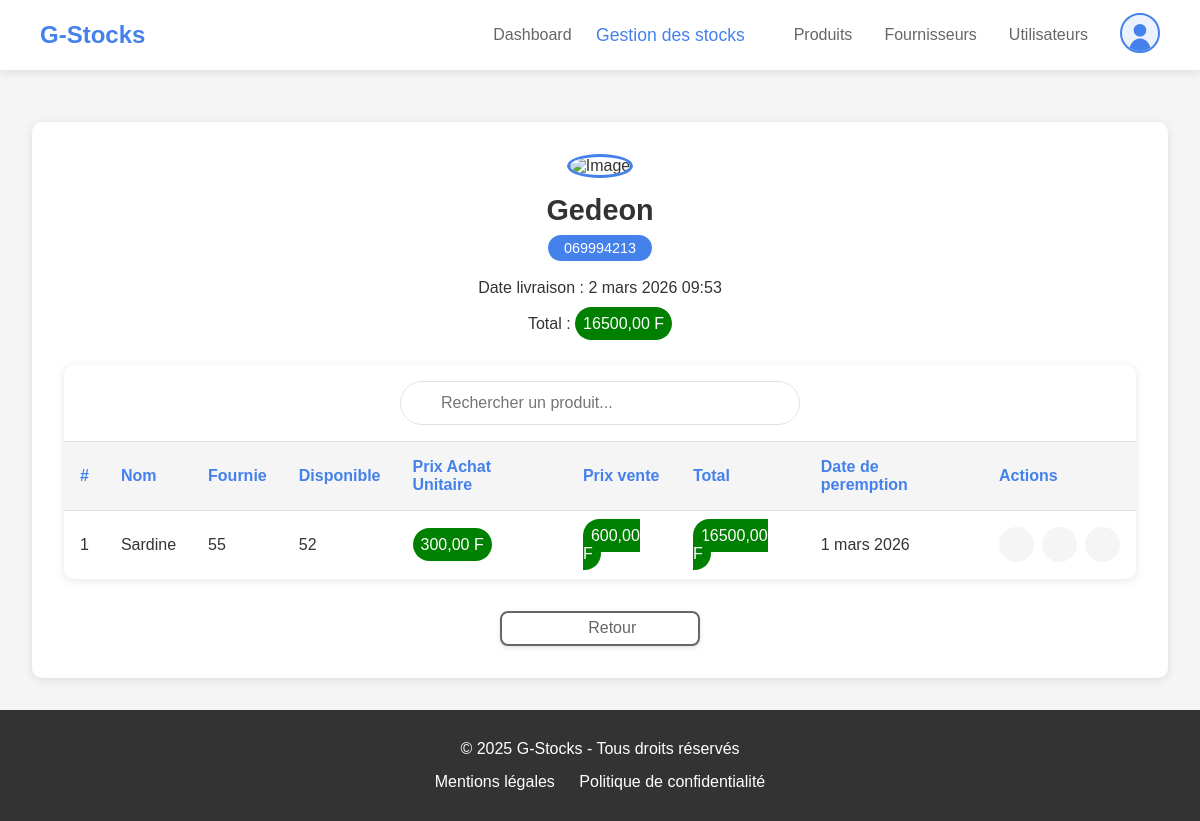
The app's page /listeDesProduitsEntrees/1 (signed in) with its own data.
### stocks/models.py (models this page shows, shortened)
class Entree(models.Model):
    fournisseur = models.ForeignKey(Fournisseur, on_delete=models.CASCADE, related_name="produits")
    prixTotal = models.DecimalField(max_digits=10, decimal_places=2)
    user = models.ForeignKey(User, on_delete=models.CASCADE, related_name="utilisateurs")
    date = models.DateTimeField(auto_now_add=True)
    class Meta:
        verbose_name = "Entrée"
        verbose_name_plural = "Entrées"

class Fournisseur(models.Model):
    nom = models.CharField(max_length=255)
    contact = models.CharField(max_length=20)
    adresse = models.TextField()
    class Meta:
        verbose_name = "Fournisseur"
        verbose_name_plural = "Fournisseurs"

class Produit(models.Model):
    UNITE_CHOICES = [
        ('kg', 'Kilogramme'),
        ('litre', 'Litre'),
        ('unité', 'Unité')
    ]
    nom = models.CharField(max_length=255)
    reference = models.CharField(max_length=100, unique=True)
    categorie = models.CharField(max_length=255)
    quantite_fournie = models.PositiveIntegerField()
    quantite_disponible = models.PositiveIntegerField()
    unite_mesure = models.CharField(max_length=10, choices=UNITE_CHOICES)
    prix_achat_unitaire = models.DecimalField(max_digits=10, decimal_places=2)
    prix_vente = models.DecimalField(max_digits=10, decimal_places=2)
    prix_total = models.DecimalField(max_digits=10, decimal_places=2)
    date_peremption = models.DateField()
    entree = models.ForeignKey(Entree, on_delete=models.CASCADE, related_name="entrees")
    class Meta:
        verbose_name = "Produit"
        verbose_name_plural = "Produits"

### stocks/views.py (the view)
# urls.py: path('listeDesProduitsEntrees/<int:id>', views.showProduitsEntrees, name='showProduitsEntrees'),
def showProduitsEntrees(request, id):
    if "user_id" not in request.session:
        messages.error(request, "Veuillez vous connecter pour accéder a cette page")
        return redirect("index")
    entree = get_object_or_404(Entree, id=id)
    produits=Produit.objects.filter(entree_id=id)
    user=get_object_or_404(User, id=request.session["user_id"])
    return render(request, "stocks/entrees/produitsEntrees.html", {'user':user, 'produits':produits, 'entree':entree})

### stocks/templates/stocks/entrees/produitsEntrees.html (shortened to what this page needs)
{% extends 'stocks/app.html' %}
{% load static %}
{% block activeES %}
    active
{% endblock activeES %}
{% block principalContent %}
    <main class="main-content">
        <div class="contact-card">
            <div class="contact-header">
                <img src="{% static 'stocks/images/favicons/favicon.png' %}" alt="Image" class="contact-img">
                <h2 class="contact-name">{{ entree.fournisseur.nom }}</h2>
                <span class="contact-category">{{ entree.fournisseur.contact }}</span>
                <br><br>
                <p>Date livraison : {{ entree.date }}</p>
                <br>
                <p>Total : <span class="prix">{{ entree.prixTotal }} F</span></p>
            </div>
            <div class="table-container">
                <div class="table-header">
                    <div class="search-container">
                        <input type="text" id="searchInput" onkeyup="recherche()" class="search-input" placeholder="Rechercher un produit...">
                    </div>
                </div>
                <table class="contacts-table" id="myTable">
                    <thead>
                        <tr>
                            <th>#</th>
                            <th>Nom</th>
                            <th>Fournie</th>
                            <th>Disponible</th>
                            <th>Prix Achat Unitaire</th>
                            <th>Prix vente</th>
                            <th>Total</th>
                            <th>Date de peremption</th>
                            <th>Actions</th>
                        </tr>
                    </thead>
                    <tbody>
                        {% if produits.count == 0 %}
                            <tr>
                                <td colspan="12" style="text-align: center; padding: 15px; font-style: italic; color: #666;">Aucun poduit livré</td>
                            </tr>
                        {% else %}
                            {% for produit in produits %}
                                <tr>
                                    <td>{{ forloop.counter }}</td>
                                    <td>{{ produit.nom }}</td>
                                    <td>{{ produit.quantite_fournie }}</td>
                                    <td>{{ produit.quantite_disponible }}</td>
                                    <td><span class="prix">{{ produit.prix_achat_unitaire }} F</span></td>
                                    <td><span class="prix">{{ produit.prix_vente }} F</span></td>
                                    <td><span class="prix">{{ produit.prix_total }} F</span></td>
                                    <td>{{ produit.date_peremption }}</td>
                                    <td class="actions">
                                        <a href="{% url 'showProduit' produit.id %}" class="action-btn view-btn" title="Voir">
                                            <i class="fas fa-eye"></i>
                                        </a>
                                        <a href="{% url 'updateProduit' produit.id %}" class="action-btn edit-btn" title="Modifier">
                                            <i class="fas fa-edit"></i>
                                        </a>
                                        <a data-url="{% url 'deleteProduit' produit.id %}" data-message="ce produit de la liste des produits du fournisseur" class="action-btn delete-btn delete-confirme" title="Supprimer">
                                            <i class="fas fa-trash-alt"></i>
                                        </a>
                                    </td>
                                </tr>
                            {% endfor %}
                        {% endif %}
                    </tbody>
                </table>
            </div>
            <div class="contact-actions">
                <a href="{% url 'listeEntrees' %}" class="action-btn cancel-btn" title="Retour">
                    <i class="fas fa-arrow-left"></i>
                    Retour
                </a>
            </div>
        </div>
    </main>
    <footer class="footer" id="footer">
        <div class="container">
            <p>&copy; 2025 G-Stocks - Tous droits réservés</p>
            <div class="footer-links">
                <a href="#">Mentions légales</a>
                <a href="#">Politique de confidentialité</a>
            </div>
        </div>
    </footer>
{% endblock principalContent %}

### stocks/static/stocks/css/styles.css (style rules this page uses)
:root { --primary-color: #4481eb; --secondary-color: #04befe; --text-color: #333; --light-text: #666; --danger-color: #ff4444; --white: #fff; --light-bg: #f5f5f5; --border-color: #e1e1e1; --green-color: #0ea500; }
* { margin: 0; padding: 0; box-sizing: border-box; }
html { scroll-behavior: smooth; }
body { font-family: "Poppins", sans-serif; background-color: var(--light-bg); color: var(--text-color); }
.prix { background-color: green; padding: 8px; color: #ffffff; border-radius: 25px; }
.container { width: 90%; max-width: 1200px; margin: 0 auto; padding: 0 15px; }
.main-content { margin-top: 90px; padding: 2rem; animation: fadeIn 1s ease; }
.table-container { background: var(--white); border-radius: 10px; box-shadow: 0 2px 10px rgba(0, 0, 0, 0.1); overflow-x: auto; }
.table-header { padding: 1rem; border-bottom: 1px solid var(--border-color); }
.search-container { position: relative; max-width: 400px; margin: 0 auto; }
.search-input { width: 100%; padding: 0.75rem 1rem 0.75rem 2.5rem; border: 1px solid var(--border-color); border-radius: 25px; font-family: inherit; font-size: 1rem; transition: all 0.3s; }
.contacts-table { width: 100%; border-collapse: collapse; min-width: 600px; }
.contacts-table th, .contacts-table td { padding: 1rem; text-align: left; border-bottom: 1px solid var(--border-color); }
.contacts-table th { background-color: var(--light-bg); font-weight: 600; color: var(--primary-color); }
.contacts-table tbody tr:last-child td { border-bottom: none; }
.actions { display: flex; gap: 0.5rem; justify-content: flex-start; }
.action-btn { width: 35px; height: 35px; border: none; border-radius: 50%; display: flex; align-items: center; justify-content: center; cursor: pointer; transition: all 0.3s; background: var(--light-bg); text-decoration: none; }
.action-btn i { font-size: 1rem; transition: all 0.3s; }
.view-btn { color: var(--primary-color); }
.edit-btn { color: var(--secondary-color); }
.delete-btn { color: var(--danger-color); }
.cancel-btn, .submit-btn, .add, .sup { flex: 1; padding: 1rem; border: none; border-radius: 5px; font-family: inherit; font-size: 1rem; font-weight: 500; display: flex; align-items: center; justify-content: center; gap: 0.5rem; cursor: pointer; transition: all 0.3s; }
.cancel-btn { background: var(--light-bg); color: var(--text-color); text-decoration: none; }
.contact-card { background: var(--white); border-radius: 10px; box-shadow: 0 2px 10px rgba(0, 0, 0, 0.1); padding: 2rem; }
.contact-header { text-align: center; margin-bottom: 2rem; }
.contact-img { width: 120px; height: 120px; border-radius: 50%; border: 3px solid var(--primary-color); margin-bottom: 1rem; }
.contact-name { color: var(--text-color); font-size: 1.8rem; margin-bottom: 0.5rem; }
.contact-category { display: inline-block; background: var(--primary-color); color: var(--white); padding: 0.3rem 1rem; border-radius: 15px; font-size: 0.9rem; }
.contact-actions { display: flex; gap: 1rem; justify-content: center; margin-top: 2rem; }
.contact-actions .action-btn { flex: 1; max-width: 200px; padding: 0.75rem 1.5rem; border-radius: 8px; font-size: 1rem; font-weight: 500; display: flex; align-items: center; justify-content: center; gap: 0.75rem; transition: all 0.3s ease; box-shadow: 0 2px 5px rgba(0, 0, 0, 0.1); background: var(--white); }
.contact-actions .cancel-btn { color: var(--light-text); border: 2px solid var(--light-text); }
.footer { background-color: #333; color: var(--white); text-align: center; padding: 30px 0; animation: fadeIn 1s ease; }
.footer-links { margin-top: 15px; }
.footer-links a { color: var(--white); text-decoration: none; margin: 0 10px; transition: color 0.3s ease; }

### records on screen
Entree: fournisseur.nom "Gedeon", fournisseur.contact "069994213", date "2 mars 2026 09:53", prixTotal "16500,00"
Produit: nom "Sardine", quantite_fournie "55", quantite_disponible "52", prix_achat_unitaire "300,00", prix_vente "600,00", prix_total "16500,00", date_peremption "1 mars 2026"
